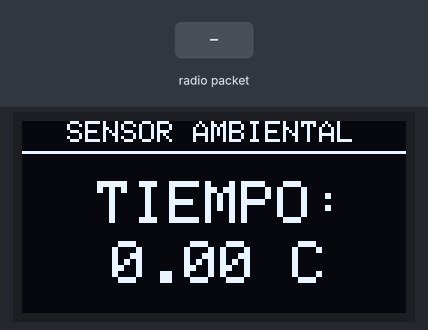
Recording of a sketch running on a simulated ESP32. On the bench: 128×64 one-colour display. Inputs (shaded band) come from the test bench. WiFi joins after 1.5 s; servers stay silent unless stated; the local clock reads 2024-03-15 10:24:30 at power-on unless the sketch sets it; no radio packets arrive unless stated; what the sketch prints to the serial monitor is not drawn.

Above: at 0.1 s.
At 5.6 s:
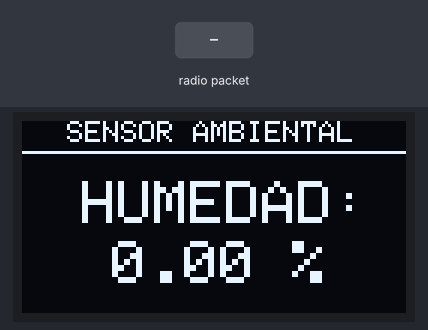
5.7 s: radio packet "https://" arrives
7.2 s: radio packet "1" arrives
At 11.1 s:
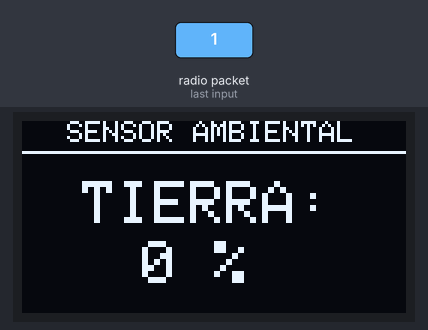
Timing chart, 0 to 12.6 s (numbered marks = the images above; inputs shaded):
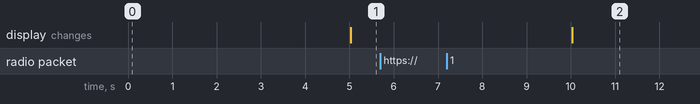

The sketch:

Receptor_HTTPS.ino
```cpp
#include <SPI.h>
#include <WiFi.h>
#include <WiFiMulti.h>
#include <HTTPClient.h>
#include <WiFiClientSecure.h>
#include <time.h>
#include <LoRa.h>
#include <Wire.h>
#include <Adafruit_GFX.h>
#include <Adafruit_SSD1306.h>
#include <ArduinoJson.h>
#include <map>

// Configuración de red
const char* ssid = "xxx";
const char* pass = "xxxxxx";
const char* server = "hispatalent.eu";
IPAddress ip(192, 168, 87, 25);
IPAddress gateway(192, 168, 87, 1);
IPAddress subnet(255, 255, 255, 0);

// Declare serverIP as a global variable
IPAddress serverIP;

// Variables NTP para configurar y sincronizar la hora
const char* ntpServer = "pool.ntp.org";
const long gmtOffset_sec = 3600;
const int daylightOffset_sec = 3600;

// Variables para LoRa la recepción de los datos a través de LoRa
double temp;
double hum;
int waterLevel;
String lora_data_received = "";
int lora_data_rssi = 0;
Adafruit_SSD1306 oled_1(128, 64, &Wire, -1);
StaticJsonDocument<1500> json_data;
std::map<String, IPAddress> hostsMap; //Mapeo para resolver el dominio Hispatalent.

// Tiempos de medida de pantalla, envío y refresco de pantalla.
unsigned long display;
unsigned long database_send_interval = 20000;
unsigned long last_display_refresh_time = 0;
unsigned long last_database_send_time = 0;

// Clave de cifrado para el envío de los datos a través de LoRa
String lora_data_cipher_pw = "Password";

// Cliente WiFi y SSL
WiFiMulti WiFiMulti;
WiFiClientSecure sslClient;

// Función de cifrado XOR
String encryptString(String input, String key) {
    String output = "";
    for (int i = 0; i < input.length(); i++) {
        output += char(input[i] ^ key[i % key.length()]); // Operación XOR para cifrar
    }
    return output;
}

// Función de descifrado XOR
String decryptString(String input, String key) {
    String output = "";
    for (int i = 0; i < input.length(); i++) {
        output += char(input[i] ^ key[i % key.length()]); // Operación XOR para descifrar
    }
    return output;
}

// Función para recibir e interpretar los datos de LoRa, descifrarlos y almacenarlos en un Json.
void fnc_lora_onreceive(int packetSize) {
    if (packetSize == 0) return;

    lora_data_received = "";
    while (LoRa.available()) {
        lora_data_received += (char)LoRa.read();
    }
    lora_data_rssi = LoRa.packetRssi();

    // Descifrar datos recibidos
    String decrypted_data = decryptString(lora_data_received, lora_data_cipher_pw);

    DeserializationError error = deserializeJson(json_data, decrypted_data);
    if (error) {
        Serial.print(F("deserializeJson() failed: "));
        Serial.println(error.c_str());
        return;
    }

    temp = json_data["T"];
    hum = json_data["H"];
    waterLevel = json_data["W"];

    // Mensajes de depuración
    Serial.print("Temperatura recibida: ");
    Serial.println(temp);
    Serial.print("Humedad recibida: ");
    Serial.println(hum);
    Serial.print("Humeda del suelo recibida: ");
    Serial.println(waterLevel);

    updateOLED();
}

// Definir el intervalo de tiempo para cambiar entre datos
unsigned long display_interval = 5000; // 5 segundos por pantalla
unsigned long last_display_time = 0;
int display_state = 0;

// Función para mostrar los datos en la pantalla OLED.
void updateOLED() {
    oled_1.clearDisplay();
    // Encabezado centrado
    oled_1.setTextSize(1);
    oled_1.setTextColor(WHITE);
    oled_1.setCursor(15, 0);
    oled_1.print("SENSOR AMBIENTAL");

    // Línea de separación
    oled_1.drawLine(0, 10, 128, 10, WHITE);

    oled_1.setTextSize(2);

    switch (display_state) {
        case 0: // Mostrar temperatura
            oled_1.setCursor(25, 20);
            oled_1.print("TIEMPO:");
            oled_1.setCursor(30, 40);
            oled_1.print(temp);
            oled_1.print(" C");
            break;
        case 1: // Mostrar humedad
            oled_1.setCursor(20, 20);
            oled_1.print("HUMEDAD:");
            oled_1.setCursor(30, 40);
            oled_1.print(hum);
            oled_1.print(" %");
            break;
        case 2: // Mostrar nivel de agua
            oled_1.setCursor(20, 20);
            oled_1.print("TIERRA:");
            oled_1.setCursor(40, 40);
            oled_1.print(waterLevel);
            oled_1.print(" %");
            break;
    }
    oled_1.display();
}

// Función para resolver el dominio de Hispatalent con la IP 192.168.87.35
IPAddress resolveHostname(String hostname) {
    if (hostsMap.find(hostname) != hostsMap.end()) {
        return hostsMap[hostname];
    } else {
        if (hostname.startsWith("https://")) {
            hostname.remove(0, 8);
        }
        IPAddress resolvedIP;
        if (WiFi.hostByName(hostname.c_str(), resolvedIP)) {
            return resolvedIP;
        } else {
            return IPAddress(0, 0, 0, 0);
        }
    }
}

// Inicialización de LoRa, Monitor Serie, WiFi, Sincronización horaria y Mapeo de Hispatalent
void setup() {
    // Configuración LoRa
    LoRa.setPins(5, 13, 12);
    if (!LoRa.begin(868E6)) {
        Serial.println("Conexión con LoRa fallida!");
        while (1);
    }

    // Configuración OLED
    oled_1.begin(SSD1306_SWITCHCAPVCC, 0x3C);
    updateOLED();

    // Configuración Serial
    Serial.begin(115200);
    delay(10);

    // Configuración WiFi
    WiFi.mode(WIFI_STA);
    WiFi.config(ip, gateway, subnet);
    WiFiMulti.addAP(ssid, pass);

    Serial.print("Conectando a:\t");
    Serial.println(ssid);
    while (WiFiMulti.run() != WL_CONNECTED) {
        delay(500);
        Serial.print(".");
    }
    Serial.println("");
    Serial.println("Conexión WiFi establecida");

    // Añadir mapeo de "hispatalent.eu" a "192.168.87.35"
    hostsMap["hispatalent.eu"] = IPAddress(192, 168, 87, 35);

    // Inicializar NTP
    configTime(gmtOffset_sec, daylightOffset_sec, ntpServer);

    Serial.println("\nConectando con el servidor...");
    // Intenta la conexión sin verificar el certificado
    sslClient.setInsecure();
    serverIP = resolveHostname(server);
    if (serverIP == IPAddress(0, 0, 0, 0)) {
        Serial.println("Error al resolver el dominio");
        return;
    }
    Serial.print("IP resuelta del servidor: ");
    Serial.println(serverIP);

    if (sslClient.connect(serverIP, 443)) {
        Serial.println("Conectado al servidor");
    } else {
        Serial.println("Conexión rechazada");
    }
}

void loop() {
    yield();
    // Recepción de los paquetes recibidos por LoRa.
    fnc_lora_onreceive(LoRa.parsePacket());

    unsigned long current_time2 = millis();
    if (current_time2 - last_display_time > display_interval) {
        last_display_time = current_time2;
        display_state = (display_state + 1) % 3;
        updateOLED();
    }

    unsigned long current_time = millis();
    if (current_time - last_database_send_time >= database_send_interval) {
        last_database_send_time = current_time;

        // Enviar datos a través de WiFi
        envioweb(temp, hum, waterLevel);
    }
}

void envioweb(double t1, double h1, int w1) { // Función para el envío por HTTP a la BBDD
    // Se conecta al servidor después de haberlo resuelto por el puerto 443.
    if (sslClient.connect(serverIP, 443)) {
        Serial.println("Conexión a la base de datos.");

        // Se crea un string con la URL y los datos a enviar cifrados en un Json.
        String url = "/database2.php";
        String contentType = "application/x-www-form-urlencoded";
        String encryptedTemp = encryptString(String(t1), lora_data_cipher_pw);
        String encryptedHum = encryptString(String(h1), lora_data_cipher_pw);
        String encryptedWaterLevel = encryptString(String(w1), lora_data_cipher_pw);

        String postData = "temp=" + encryptedTemp + "&hum=" + encryptedHum + "&water=" + encryptedWaterLevel;

        Serial.println("Sending encrypted data:");
        Serial.println("Encrypted Temp: " + encryptedTemp);
        Serial.println("Encrypted Hum: " + encryptedHum);
        Serial.println("Encrypted Water: " + encryptedWaterLevel);

        sslClient.print(String("POST ") + url + " HTTP/1.1\r\n");
        sslClient.print(String("Host: ") + server + "\r\n");
        sslClient.print(String("Content-Type: ") + contentType + "\r\n");
        sslClient.print(String("Content-Length: ") + postData.length() + "\r\n");
        sslClient.print("Connection: close\r\n\r\n");
        sslClient.print(postData);

        delay(1000); // Espera un momento para asegurar que los datos se envíen correctamente
        // Confirmación de la recepción de las cabeceras.
        while (sslClient.connected()) {
            String line = sslClient.readStringUntil('\n');
            if (line == "\r") {
                Serial.println("Cabeceras recibidas.");
                break;
            }
        }
        // Respuesta del servidor para depurar fallos
        String response = sslClient.readString();
        Serial.println("Respuesta: " + response);
        // Cierre de la conexión por SSL
        sslClient.stop();
    } else {
        Serial.println("Error al conectar con la base de datos del servidor");
    }
}
```

Measured:
- after the input at 5.7 s, every drawn part: stays the same
